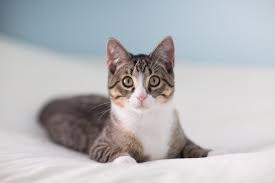
#> input picture cat.jpg, 275 x 183 px
$ python -i filters.py   (imports and definitions only)   (older library calls are emulated)
#> lines starting #> are read from the running program, lines starting #| are printed output that depends on the picture
import copy

import cv2
import numpy as np
from scipy.interpolate import UnivariateSpline


def spread_lookup_table(x, y):
    spline = UnivariateSpline(x, y)
    return spline(range(256))


# [15 lines left out: functions create_loopup_tables, black_white, not called in this run]


def invert(img):
    output = cv2.bitwise_not(copy.deepcopy(img))
    return output


def blur(img):
    blurred_image = cv2.blur(copy.deepcopy(img))
    return blurred_image


# [24 lines left out: functions sketch, sketch_with_edge_detection, not called in this run]


def sharpen(image):
    kernel = np.array([[-1, -1, -1], [-1, 9, -1], [-1, -1, -1]])
    return cv2.filter2D(image, -1, kernel)


# [5 lines left out: function sepia, not called in this run]


def gaussian_blur(image):
    return cv2.GaussianBlur(image, (35, 35), 0)


def emboss(image):
    kernel = np.array([[0, -1, -1], [1, 0, -1], [1, 1, 0]])
    return cv2.filter2D(image, -1, kernel)


def brightness_control(image, level):
    return cv2.convertScaleAbs(image, beta=level)


# [5 lines left out: function image_2d_convolution, not called in this run]


def median_filtering(image):
    return cv2.medianBlur(image, 5)


# [34 lines left out: functions vignette, contrast, not called in this run]


def saturation(image, saturation_scale=1):
    img = np.copy(image)

    hsv_img = cv2.cvtColor(img, cv2.COLOR_BGR2HSV)
    hsv_img = np.float32(hsv_img)

    H, S, V = cv2.split(hsv_img)
    S = np.clip(S * saturation_scale, 0, 255)
    hsv_img = np.uint8(cv2.merge([H, S, V]))

    output = cv2.cvtColor(hsv_img, cv2.COLOR_HSV2BGR)
    return output


# [36 lines left out: functions warm, cold, cartoon, not called in this run]


def moon(image):
    img = np.copy(image)
    origin = np.array([0, 15, 30, 50, 70, 90, 120, 160, 180, 210, 255])
    _curve = np.array([0, 0, 5, 15, 60, 110, 150, 190, 210, 230, 255])

    full_range = np.arange(0, 256)

    _LUT = np.interp(full_range, origin, _curve)

    lab_img = cv2.cvtColor(img, cv2.COLOR_BGR2LAB)
    lab_img[:, :, 0] = cv2.LUT(lab_img[:, :, 0], _LUT)

    img = cv2.cvtColor(lab_img, cv2.COLOR_LAB2BGR)
    img = saturation(img, 0.01)
    return img

>>> import cv2
>>> picture = cv2.imread('cat.jpg')
#> picture is the input picture: shape (183, 275, 3); mean B, G, R 186.4, 183.4, 182.9
>>> result = moon(picture)
#> in moon, `lab_img = cv2.cvtColor(img, cv2.COLOR_BGR2LAB)`: lab_img: shape (183, 275, 3); mean of channels 0, 1, 2 189.3, 128.6, 126.7
#> in moon, `lab_img[:, :, 0] = cv2.LUT(lab_img[:, :, 0], _LUT)`: lab_img: shape (183, 275, 3); mean of channels 0, 1, 2 207.9, 128.6, 126.7
#> in moon, `img = cv2.cvtColor(lab_img, cv2.COLOR_LAB2BGR)`:
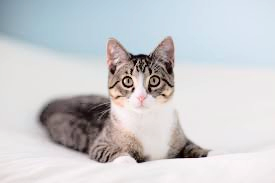
#> img: shape (183, 275, 3); mean B, G, R 206.5, 203.7, 203.1
#> in saturation, `hsv_img = cv2.cvtColor(img, cv2.COLOR_BGR2HSV)`: hsv_img: shape (183, 275, 3); mean H, S, V 85, 22.7, 212.5
#> in saturation, `hsv_img = np.float32(hsv_img)`: hsv_img: shape (183, 275, 3) float32; mean H, S, V 85, 22.7, 212.5
#> in saturation, `H, S, V = cv2.split(hsv_img)`:
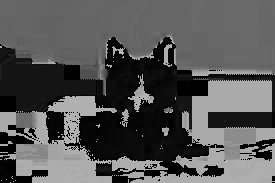
#> H: shape (183, 275) float32; min 0, max 179, mean 85
#> in saturation, `H, S, V = cv2.split(hsv_img)`:
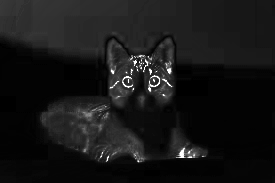
#> S: shape (183, 275) float32; min 0, max 255, mean 22.7
#> in saturation, `H, S, V = cv2.split(hsv_img)`:
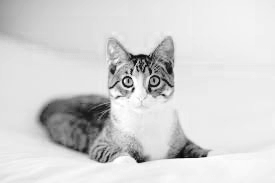
#> V: shape (183, 275) float32; min 5, max 255, mean 212.5
#> in saturation, `hsv_img = np.uint8(cv2.merge([H, S, V]))`: hsv_img: shape (183, 275, 3); mean H, S, V 85, 0, 212.5
